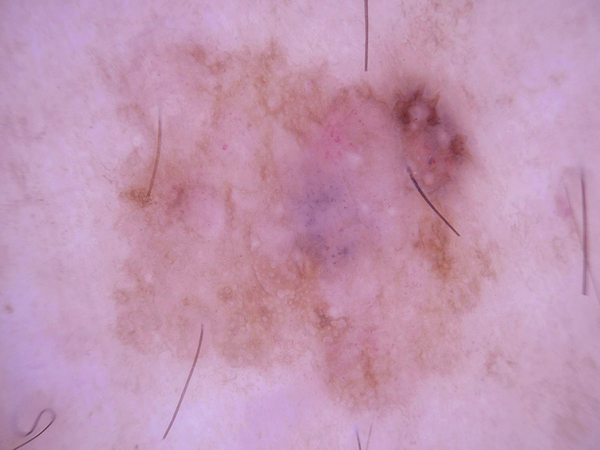
#> input picture backend/image_processing/example.jpg, 600 x 450 px
$ python -i border_detection.py   (imports and definitions only)   (older library calls are emulated)
#> lines starting #> are read from the running program, lines starting #| are printed output that depends on the picture
import cv2


def border_with_sobel(img):
    # gray = cv2.cvtColor(img, cv2.COLOR_RGB2GRAY)
    img_blurred = cv2.GaussianBlur(img, (21, 21), 0)
    # Apply the Sobel operator to compute gradients in x and y directions
    sobel_x = cv2.Sobel(img_blurred, cv2.CV_64F, 1, 0)
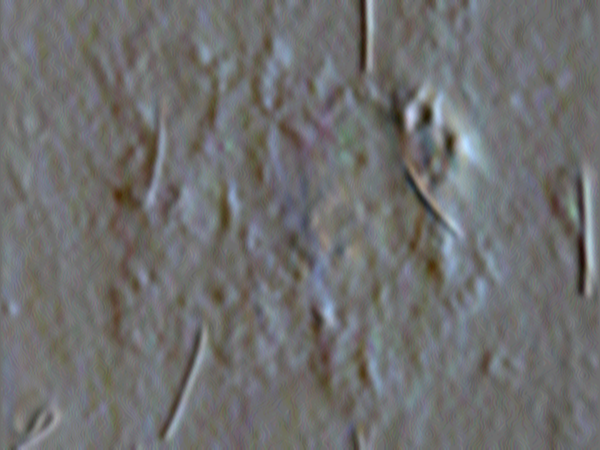
#> sobel_x: shape (450, 600, 3) float64; mean R, G, B 0.1, 0.1, 0.1; drawn with min black and max white
    sobel_y = cv2.Sobel(img_blurred, cv2.CV_64F, 0, 1)
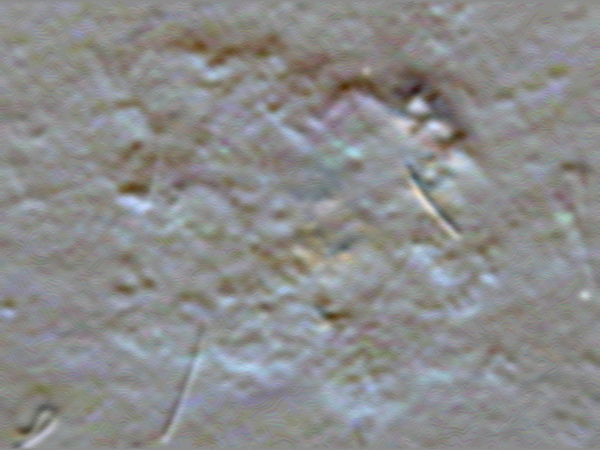
#> sobel_y: shape (450, 600, 3) float64; mean R, G, B 0, 0, 0.1; drawn with min black and max white

    # Compute the magnitude of the gradient using both x and y directions
    gradient_magnitude = cv2.magnitude(sobel_x, sobel_y)
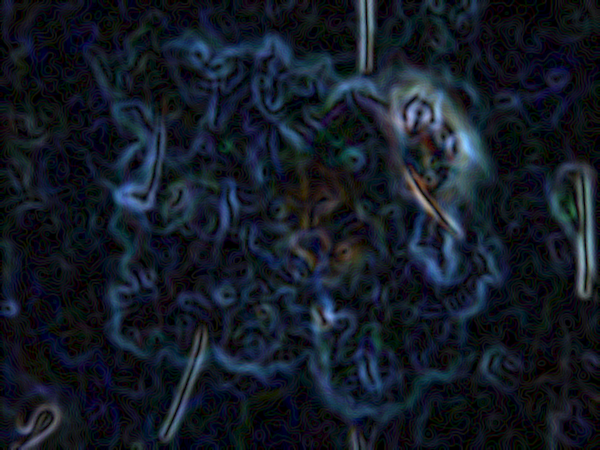
#> gradient_magnitude: shape (450, 600, 3) float64; mean R, G, B 4.1, 5.6, 7.9; drawn with min black and max white

    # Normalize the gradient magnitude to 0-255 range
    gradient_magnitude = cv2.normalize(
        gradient_magnitude, None, 0, 255, cv2.NORM_MINMAX)

    # Convert the gradient magnitude to an 8-bit unsigned integer (uint8) data type
    gradient_magnitude = gradient_magnitude.astype('uint8')

    # Apply a threshold to create a binary edge map
    threshold_value = 100  # Adjust this value to control the sensitivity of edge detection
    edges = cv2.threshold(gradient_magnitude,
                          threshold_value, 255, cv2.THRESH_BINARY)[1]
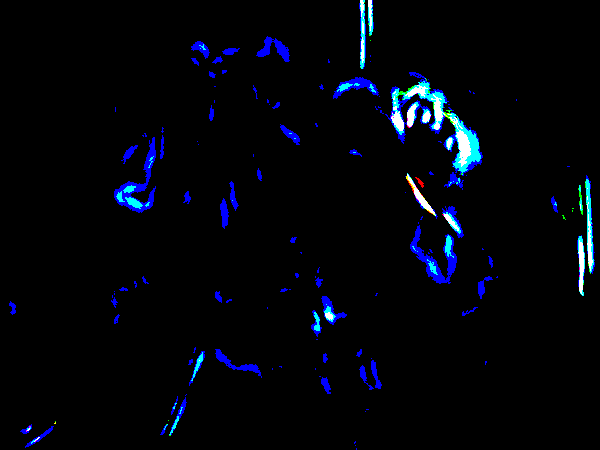
#> edges: shape (450, 600, 3); mean R, G, B 2, 4.7, 11.2

    return edges


def canny(img):
    # gray = cv2.cvtColor(img, cv2.COLOR_RGB2GRAY)
    img_blurred = cv2.GaussianBlur(img, (21, 21), 0)

    threshold1 = 60
    threshold2 = 60

    edges = cv2.Canny(img_blurred, threshold1, threshold2)

    return edges

>>> import cv2
>>> picture = cv2.cvtColor(cv2.imread('example.jpg'), cv2.COLOR_BGR2RGB)
>>> result = border_with_sobel(picture)

$ run again, on backend/image_processing/melColor.jpg
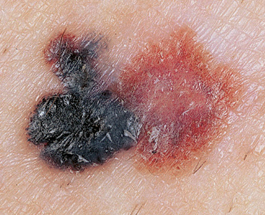
#> input picture backend/image_processing/melColor.jpg, 265 x 215 px
#> in border_with_sobel, `gradient_magnitude = cv2.normalize( gradient_magnitude, None, 0, 255, ..`:
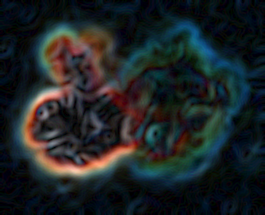
#> gradient_magnitude: shape (215, 265, 3) float64; mean R, G, B 30.7, 36.5, 38.3
#> in border_with_sobel, `edges = cv2.threshold(gradient_magnitude, threshold_value, 255, cv2.TH..`:
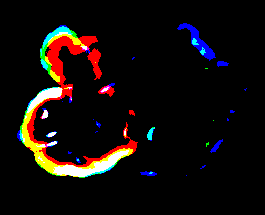
#> edges: shape (215, 265, 3); mean R, G, B 18.7, 12.5, 10.7
